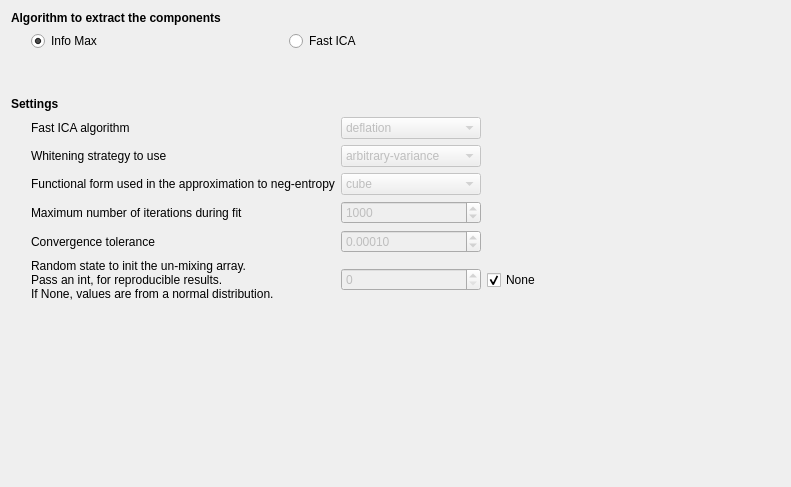
<?xml version="1.0" encoding="UTF-8"?>
<ui version="4.0">
 <class>IcaComponentsSettingsView</class>
 <widget class="QWidget" name="IcaComponentsSettingsView">
  <property name="enabled">
   <bool>true</bool>
  </property>
  <property name="geometry">
   <rect>
    <x>0</x>
    <y>0</y>
    <width>791</width>
    <height>487</height>
   </rect>
  </property>
  <property name="windowTitle">
   <string>Form</string>
  </property>
  <layout class="QHBoxLayout" name="horizontalLayout_3">
   <item>
    <layout class="QVBoxLayout" name="verticalLayout">
     <item>
      <widget class="QLabel" name="label_9">
       <property name="font">
        <font>
         <weight>50</weight>
         <italic>false</italic>
         <bold>false</bold>
        </font>
       </property>
       <property name="text">
        <string>&lt;html&gt;&lt;head/&gt;&lt;body&gt;&lt;p&gt;&lt;span style=&quot; font-weight:600;&quot;&gt;Algorithm to extract the components&lt;/span&gt;&lt;/p&gt;&lt;/body&gt;&lt;/html&gt;</string>
       </property>
      </widget>
     </item>
     <item>
      <layout class="QHBoxLayout" name="horizontalLayout_2">
       <item>
        <spacer name="horizontalSpacer_2">
         <property name="orientation">
          <enum>Qt::Horizontal</enum>
         </property>
         <property name="sizeType">
          <enum>QSizePolicy::Fixed</enum>
         </property>
         <property name="sizeHint" stdset="0">
          <size>
           <width>20</width>
           <height>20</height>
          </size>
         </property>
        </spacer>
       </item>
       <item>
        <widget class="QRadioButton" name="radioButton_infomax">
         <property name="text">
          <string>Info Max</string>
         </property>
         <property name="checked">
          <bool>true</bool>
         </property>
         <attribute name="buttonGroup">
          <string notr="true">algo_ICA_radio_group</string>
         </attribute>
        </widget>
       </item>
       <item>
        <widget class="QRadioButton" name="radioButton_fastICA">
         <property name="font">
          <font>
           <weight>50</weight>
           <italic>false</italic>
           <bold>false</bold>
          </font>
         </property>
         <property name="text">
          <string>Fast ICA</string>
         </property>
         <attribute name="buttonGroup">
          <string notr="true">algo_ICA_radio_group</string>
         </attribute>
        </widget>
       </item>
      </layout>
     </item>
     <item>
      <spacer name="verticalSpacer_2">
       <property name="orientation">
        <enum>Qt::Vertical</enum>
       </property>
       <property name="sizeType">
        <enum>QSizePolicy::Fixed</enum>
       </property>
       <property name="sizeHint" stdset="0">
        <size>
         <width>20</width>
         <height>40</height>
        </size>
       </property>
      </spacer>
     </item>
     <item>
      <widget class="QLabel" name="label_5">
       <property name="text">
        <string>&lt;html&gt;&lt;head/&gt;&lt;body&gt;&lt;p&gt;&lt;span style=&quot; font-weight:600;&quot;&gt;Settings&lt;/span&gt;&lt;/p&gt;&lt;/body&gt;&lt;/html&gt;</string>
       </property>
      </widget>
     </item>
     <item>
      <layout class="QHBoxLayout" name="horizontalLayout">
       <item>
        <spacer name="horizontalSpacer">
         <property name="orientation">
          <enum>Qt::Horizontal</enum>
         </property>
         <property name="sizeType">
          <enum>QSizePolicy::Fixed</enum>
         </property>
         <property name="sizeHint" stdset="0">
          <size>
           <width>20</width>
           <height>20</height>
          </size>
         </property>
        </spacer>
       </item>
       <item>
        <layout class="QGridLayout" name="gridLayout">
         <item row="2" column="0">
          <widget class="QLabel" name="label_4">
           <property name="font">
            <font>
             <weight>50</weight>
             <italic>false</italic>
             <bold>false</bold>
            </font>
           </property>
           <property name="text">
            <string>Functional form used in the approximation to neg-entropy</string>
           </property>
          </widget>
         </item>
         <item row="0" column="1">
          <widget class="QComboBox" name="algorithm_comboBox">
           <property name="enabled">
            <bool>false</bool>
           </property>
           <property name="font">
            <font>
             <weight>50</weight>
             <italic>false</italic>
             <bold>false</bold>
            </font>
           </property>
           <property name="toolTip">
            <string>Apply parallel or deflational algorithm for FastICA. Valid value are : 'parallel',  'deflation'</string>
           </property>
           <item>
            <property name="text">
             <string>deflation</string>
            </property>
           </item>
           <item>
            <property name="text">
             <string>parallel</string>
            </property>
           </item>
          </widget>
         </item>
         <item row="1" column="0">
          <widget class="QLabel" name="label_3">
           <property name="font">
            <font>
             <weight>50</weight>
             <italic>false</italic>
             <bold>false</bold>
            </font>
           </property>
           <property name="text">
            <string>Whitening strategy to use</string>
           </property>
          </widget>
         </item>
         <item row="3" column="1">
          <widget class="QSpinBox" name="max_iter_spinBox">
           <property name="enabled">
            <bool>false</bool>
           </property>
           <property name="font">
            <font>
             <weight>50</weight>
             <italic>false</italic>
             <bold>false</bold>
            </font>
           </property>
           <property name="toolTip">
            <string>Maximum number of iterations during fit.</string>
           </property>
           <property name="maximum">
            <number>10000</number>
           </property>
           <property name="singleStep">
            <number>100</number>
           </property>
           <property name="value">
            <number>1000</number>
           </property>
          </widget>
         </item>
         <item row="5" column="1">
          <widget class="QSpinBox" name="random_state_spinBox">
           <property name="enabled">
            <bool>false</bool>
           </property>
           <property name="font">
            <font>
             <weight>50</weight>
             <italic>false</italic>
             <bold>false</bold>
            </font>
           </property>
           <property name="toolTip">
            <string>Used to initialize ``w_init`` when not specified, with anormal distribution. Pass an int, for reproducible results across multiple function calls.</string>
           </property>
          </widget>
         </item>
         <item row="5" column="2">
          <widget class="QCheckBox" name="random_state_checkBox">
           <property name="font">
            <font>
             <weight>50</weight>
             <italic>false</italic>
             <bold>false</bold>
            </font>
           </property>
           <property name="text">
            <string>None</string>
           </property>
           <property name="checked">
            <bool>true</bool>
           </property>
          </widget>
         </item>
         <item row="1" column="1">
          <widget class="QComboBox" name="whiten_comboBox">
           <property name="enabled">
            <bool>false</bool>
           </property>
           <property name="minimumSize">
            <size>
             <width>140</width>
             <height>0</height>
            </size>
           </property>
           <property name="font">
            <font>
             <weight>50</weight>
             <italic>false</italic>
             <bold>false</bold>
            </font>
           </property>
           <property name="toolTip">
            <string>If whiten is false, the data is already considered to be whitened, and no whitening is performed.</string>
           </property>
           <item>
            <property name="text">
             <string>arbitrary-variance</string>
            </property>
           </item>
           <item>
            <property name="text">
             <string>unit-variance</string>
            </property>
           </item>
           <item>
            <property name="text">
             <string>False</string>
            </property>
           </item>
          </widget>
         </item>
         <item row="5" column="0">
          <widget class="QLabel" name="label_10">
           <property name="font">
            <font>
             <weight>50</weight>
             <italic>false</italic>
             <bold>false</bold>
            </font>
           </property>
           <property name="text">
            <string>Random state to init the un-mixing array.
Pass an int, for reproducible results.
If None, values are from a normal distribution.</string>
           </property>
          </widget>
         </item>
         <item row="0" column="0">
          <widget class="QLabel" name="label_2">
           <property name="font">
            <font>
             <weight>50</weight>
             <italic>false</italic>
             <bold>false</bold>
            </font>
           </property>
           <property name="text">
            <string>Fast ICA algorithm</string>
           </property>
          </widget>
         </item>
         <item row="2" column="1">
          <widget class="QComboBox" name="fun_comboBox">
           <property name="enabled">
            <bool>false</bool>
           </property>
           <property name="font">
            <font>
             <weight>50</weight>
             <italic>false</italic>
             <bold>false</bold>
            </font>
           </property>
           <property name="toolTip">
            <string>The functional form of the G function used in the approximation to neg-entropy. Could be either 'logcosh', 'exp', or 'cube'.
            </string>
           </property>
           <item>
            <property name="text">
             <string>cube</string>
            </property>
           </item>
           <item>
            <property name="text">
             <string>logcosh</string>
            </property>
           </item>
           <item>
            <property name="text">
             <string>exp</string>
            </property>
           </item>
          </widget>
         </item>
         <item row="4" column="1">
          <widget class="QDoubleSpinBox" name="tol_doubleSpinBox">
           <property name="enabled">
            <bool>false</bool>
           </property>
           <property name="font">
            <font>
             <weight>50</weight>
             <italic>false</italic>
             <bold>false</bold>
            </font>
           </property>
           <property name="toolTip">
            <string>Tolerance on update at each iteration.</string>
           </property>
           <property name="decimals">
            <number>5</number>
           </property>
           <property name="minimum">
            <double>0.000000000000000</double>
           </property>
           <property name="maximum">
            <double>1.000000000000000</double>
           </property>
           <property name="singleStep">
            <double>0.000100000000000</double>
           </property>
           <property name="value">
            <double>0.000100000000000</double>
           </property>
          </widget>
         </item>
         <item row="4" column="0">
          <widget class="QLabel" name="label_7">
           <property name="font">
            <font>
             <weight>50</weight>
             <italic>false</italic>
             <bold>false</bold>
            </font>
           </property>
           <property name="text">
            <string>Convergence tolerance </string>
           </property>
          </widget>
         </item>
         <item row="3" column="0">
          <widget class="QLabel" name="label_6">
           <property name="font">
            <font>
             <weight>50</weight>
             <italic>false</italic>
             <bold>false</bold>
            </font>
           </property>
           <property name="text">
            <string>Maximum number of iterations during fit</string>
           </property>
          </widget>
         </item>
        </layout>
       </item>
      </layout>
     </item>
     <item>
      <spacer name="verticalSpacer">
       <property name="orientation">
        <enum>Qt::Vertical</enum>
       </property>
       <property name="sizeHint" stdset="0">
        <size>
         <width>20</width>
         <height>156</height>
        </size>
       </property>
      </spacer>
     </item>
    </layout>
   </item>
   <item>
    <spacer name="horizontalSpacer_3">
     <property name="orientation">
      <enum>Qt::Horizontal</enum>
     </property>
     <property name="sizeHint" stdset="0">
      <size>
       <width>194</width>
       <height>20</height>
      </size>
     </property>
    </spacer>
   </item>
  </layout>
 </widget>
 <resources>
  <include location="../../../../snooz-toolbox/src/main/python/ui/themes/themes.qrc"/>
 </resources>
 <connections>
  <connection>
   <sender>random_state_checkBox</sender>
   <signal>clicked(bool)</signal>
   <receiver>IcaComponentsSettingsView</receiver>
   <slot>random_state_changed()</slot>
   <hints>
    <hint type="sourcelabel">
     <x>242</x>
     <y>238</y>
    </hint>
    <hint type="destinationlabel">
     <x>326</x>
     <y>242</y>
    </hint>
   </hints>
  </connection>
  <connection>
   <sender>algo_ICA_radio_group</sender>
   <signal>buttonClicked(QAbstractButton*)</signal>
   <receiver>IcaComponentsSettingsView</receiver>
   <slot>ICA_algorithms_slot()</slot>
   <hints>
    <hint type="sourcelabel">
     <x>-1</x>
     <y>-1</y>
    </hint>
    <hint type="destinationlabel">
     <x>395</x>
     <y>243</y>
    </hint>
   </hints>
  </connection>
 </connections>
 <slots>
  <slot>n_components_changed()</slot>
  <slot>random_state_changed()</slot>
  <slot>ICA_algorithms_slot()</slot>
 </slots>
 <buttongroups>
  <buttongroup name="algo_ICA_radio_group"/>
 </buttongroups>
</ui>
